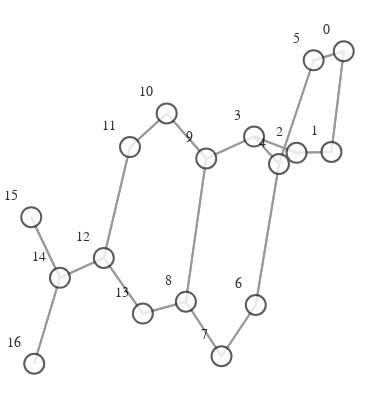

Notebook code cell kept with this figure:
### Markdown cell above
# VISUALIZATION

### Code cell
def create_graph(graph):
    g = to_networkx(graph)
    pos = nx.spring_layout(g)
    vis = GraphVisualization(
        g,
        pos,
        node_text_position="top left",
        node_size=20,
    )
    fig = vis.create_figure()
    return fig


fig = create_graph(dataset[0])
fig.show()

### Figure 1 — Plotly figure (JSON) as saved in the notebook; plotly's stock layout.template omitted (floating-point values rounded to 4 significant figures)
{"data": [{"hoverinfo": "none", "line": {"color": "#808080", "width": 2}, "mode": "lines", "opacity": 0.8, "type": "scatter", "x": [0.8803, 0.8063, null, 0.8803, 0.6992, null, 0.8063, 0.8803, null, 0.8063, 0.5963, null, 0.5963, 0.8063, null, 0.5963, 0.3404, null, 0.3404, 0.5963, null, 0.3404, 0.4907, null, 0.3404, 0.05286, null, 0.4907, 0.3404, null, 0.4907, 0.6992, null, 0.4907, 0.3509, null, 0.6992, 0.8803, null, 0.6992, 0.4907, null, 0.3509, 0.4907, null, 0.3509, 0.1449, null, 0.1449, 0.3509, null, 0.1449, -0.06948, null, -0.06948, 0.1449, null, -0.06948, 0.05286, null, -0.06948, -0.3284, null, 0.05286, 0.3404, null, 0.05286, -0.06948, null, 0.05286, -0.185, null, -0.185, 0.05286, null, -0.185, -0.4059, null, -0.4059, -0.185, null, -0.4059, -0.5635, null, -0.5635, -0.4059, null, -0.5635, -0.3284, null, -0.5635, -0.8274, null, -0.3284, -0.06948, null, -0.3284, -0.5635, null, -0.8274, -0.5635, null, -0.8274, -1, null, -0.8274, -0.9821, null, -1, -0.8274, null, -0.9821, -0.8274, null], "y": [0.1903, 0.0678, null, 0.1903, 0.1793, null, 0.0678, 0.1903, null, 0.0678, 0.06666, null, 0.06666, 0.0678, null, 0.06666, 0.08648, null, 0.08648, 0.06666, null, 0.08648, 0.05309, null, 0.08648, 0.05979, null, 0.05309, 0.08648, null, 0.05309, 0.1793, null, 0.05309, -0.1186, null, 0.1793, 0.1903, null, 0.1793, 0.05309, null, -0.1186, 0.05309, null, -0.1186, -0.181, null, -0.181, -0.1186, null, -0.181, -0.1146, null, -0.1146, -0.181, null, -0.1146, 0.05979, null, -0.1146, -0.129, null, 0.05979, 0.08648, null, 0.05979, -0.1146, null, 0.05979, 0.1147, null, 0.1147, 0.05979, null, 0.1147, 0.07372, null, 0.07372, 0.1147, null, 0.07372, -0.06131, null, -0.06131, 0.07372, null, -0.06131, -0.129, null, -0.06131, -0.08545, null, -0.129, -0.1146, null, -0.129, -0.06131, null, -0.08545, -0.06131, null, -0.08545, -0.01174, null, -0.08545, -0.1901, null, -0.01174, -0.08545, null, -0.1901, -0.08545, null]}, {"hoverinfo": "text", "marker": {"color": "#fcfcfc", "colorbar": {"thickness": 15, "title": {"side": "right", "text": ""}, "xanchor": "left"}, "colorscale": [[0, "rgb(255,255,217)"], [0.125, "rgb(237,248,177)"], [0.25, "rgb(199,233,180)"], [0.375, "rgb(127,205,187)"], [0.5, "rgb(65,182,196)"], [0.625, "rgb(29,145,192)"], [0.75, "rgb(34,94,168)"], [0.875, "rgb(37,52,148)"], [1, "rgb(8,29,88)"]], "line": {"color": "#333333", "width": 2}, "reversescale": false, "showscale": false, "size": 20}, "mode": "markers+text", "opacity": 0.8, "text": ["0", "1", "2", "3", "4", "5", "6", "7", "8", "9", "10", "11", "12", "13", "14", "15", "16"], "textfont": {"color": "#000000", "family": "Arial", "size": 14}, "textposition": "top left", "type": "scatter", "x": [0.8803, 0.8063, 0.5963, 0.3404, 0.4907, 0.6992, 0.3509, 0.1449, -0.06948, 0.05286, -0.185, -0.4059, -0.5635, -0.3284, -0.8274, -1, -0.9821], "y": [0.1903, 0.0678, 0.06666, 0.08648, 0.05309, 0.1793, -0.1186, -0.181, -0.1146, 0.05979, 0.1147, 0.07372, -0.06131, -0.129, -0.08545, -0.01174, -0.1901]}], "layout": {"autosize": false, "height": 400, "hovermode": "closest", "margin": {"b": 5, "l": 0, "r": 0, "t": 20}, "paper_bgcolor": "rgba(255,255,255,255)", "plot_bgcolor": "rgba(0,0,0,0)", "scene": {"xaxis": {"autorange": true, "showgrid": false, "showline": false, "showticklabels": false, "ticks": "", "visible": false, "zeroline": false}, "yaxis": {"autorange": true, "showgrid": false, "showline": false, "showticklabels": false, "ticks": "", "visible": false, "zeroline": false}, "zaxis": {"autorange": true, "showgrid": false, "showline": false, "showticklabels": false, "ticks": "", "visible": false, "zeroline": false}}, "showlegend": false, "title": {"font": {"size": 16}, "text": ""}, "width": 375, "xaxis": {"autorange": true, "showgrid": false, "showline": false, "showticklabels": false, "ticks": "", "visible": false, "zeroline": false}, "yaxis": {"autorange": true, "showgrid": false, "showline": false, "showticklabels": false, "ticks": "", "visible": false, "zeroline": false}}}
